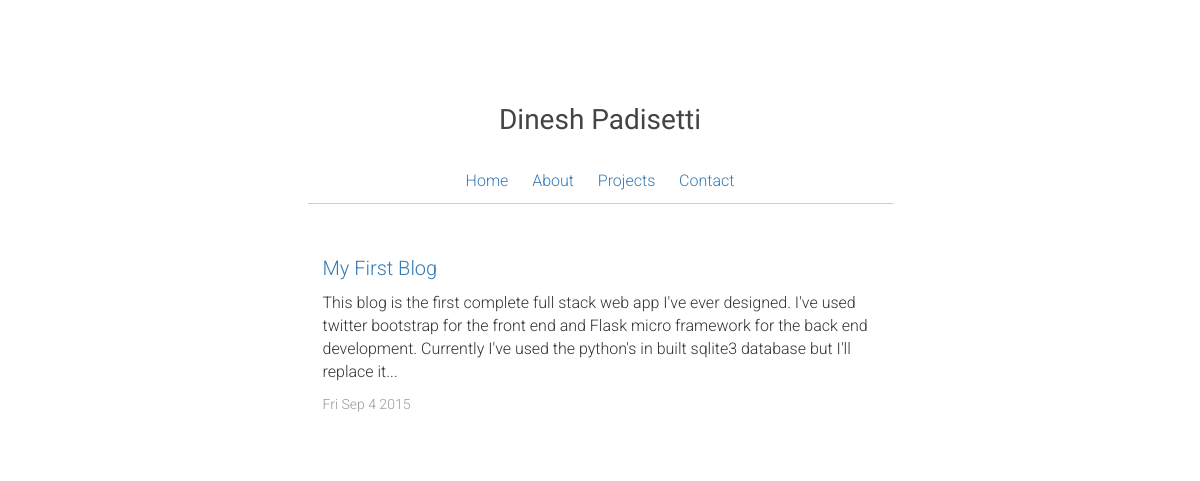
Before: / with the older database file.
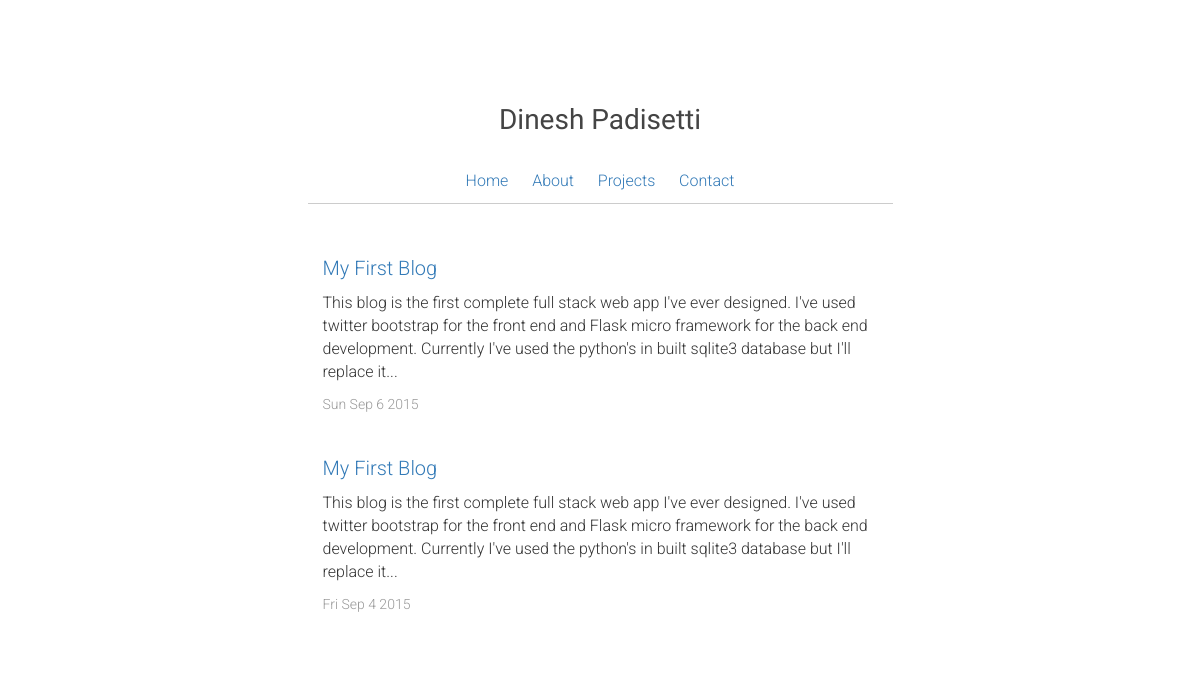
After: the same page with the newer database file.
### tables this page shows
CREATE TABLE "blog" (
	`id`	INTEGER PRIMARY KEY AUTOINCREMENT,
	`title`	TEXT,
	`article`	TEXT,
	`time`	TEXT
);

### server.py (the view)
@app.route('/')
def index():
	list_of_articles = db_connect()
	print list_of_articles
	return render_template('index.html', articles = list_of_articles ,summary = summary)

### server.py (called while the page is built)
def summary(article):
	pos = article.find(" ",250)
	return article[:pos]

def db_connect():
	conn = sqlite3.connect('example.db')
	c = conn.cursor()
	c.execute('SELECT id,title,article,time FROM blog order by id DESC')
	list_of_articles = c.fetchall()
	conn.close()
	return list_of_articles

### templates/index.html (shortened to what this page needs)
<!DOCTYPE html>
<html>
<head>
	<link rel="stylesheet" type="text/css" href="/static/css/bootstrap.min.css">
	<link rel="stylesheet" type="text/css" href="/static/css/index.css">
</head>
<body>
	<div class="container" style="margin-top:100px;">
	    <div class="row">
	    	<div class="col-md-3"></div>
	    	<div class="col-md-6 head">
	    		<div class="heading">
	    		    Dinesh Padisetti
	    		    <br>
	    		    <p class="links">
	    		    	<a href="/">Home</a> &emsp; <a href="#">About</a> &emsp; <a href="#">Projects</a> &emsp; <a href="#">Contact</a>
	    		    </p>
	    		</div>
	    	</div>
	    	<div class="col-md-3"></div>
	    </div>
		<div class="row">
			<div class="col-md-3"></div>
			<div class="col-md-6">
				{% for item in articles %}
				<p class="title"><a href={{ "/post/%s"%item[0] }}>{{ item[1] }}</a></p>
				<p class="article">{{ summary(item[2])+"..." }}</p>
				<span style="color:#999;font-size:14px;font-weight:300">{{ item[3] }}</span><br><br><br>
				{% endfor %}
			</div>
			<div class="col-md-3"></div>
		</div>
	</div>
</body>
</html>

### static/css/index.css (style rules this page uses)
body { font-family: 'Roboto'; }
.head { margin-bottom: 50px; padding-bottom: 0px; border-bottom: solid 1px #ccc; }
.heading { color: #444; font-family: 'Nixie One'; font-size: 28px; width: 100%; text-align: center; }
.heading .links { font-weight: 300; font-size: 16px; font-family: 'Roboto'; margin-top: 30px; }
.title { font-weight: 300; font-size: 20px; }
.article { font-weight: 300; font-size: 16px; }

Changed rows visible on the page:
added blog: title "My First Blog", article "This blog is the first complete full stack web app I've ever designed. I've used twitter bootstrap for the front end and Flask micro framework for the back end development. Currently I've used the python's in built sqlite3 database but I'll replace it...", time "Sun Sep 6 2015"
